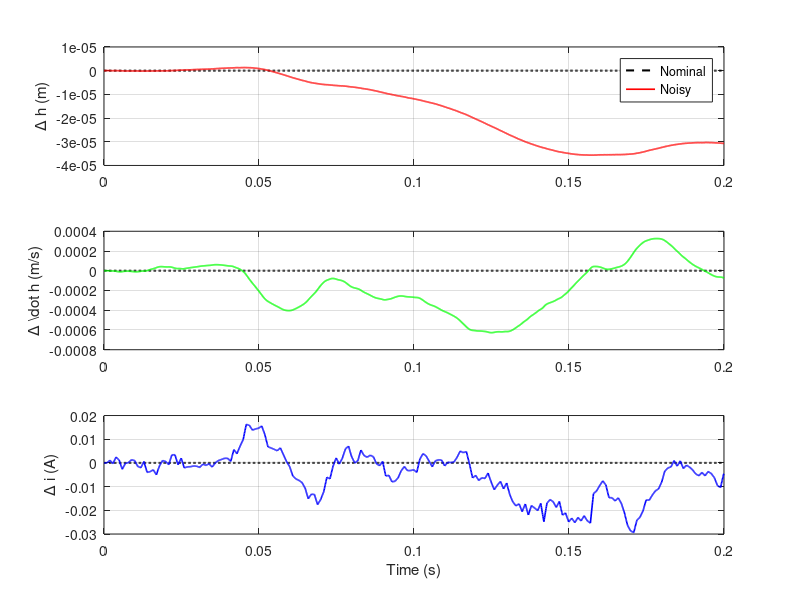

Write MATLAB code to recreate this figure. (Note: this script raises an error after producing the figure.)
clc;
clear all;

%% System definition
A = [0 1 0; 980 0 -2.8; 0 0 -100];
B = [0; 0; 100];
C = [1 0 0];
D = 0;

sysc = ss(A,B,C,D);

%% Discrete feedback gains for different Ts
K = {[-324.9310  -10.3901   -0.2265], ...
     [-359.1578  -11.4832   -0.1351], ...
     [-397.8860  -12.7199   -0.0296]};

Ts = [0.001 0.005 0.01];   % sampling periods

%% Noise parameters
sigma_w = 1e-4;   % state noise
sigma_v = 1e-3;   % output noise

%% Simulation parameters
Tf = 0.2;          % final time
dt = 1e-4;         % integration step
t = 0:dt:Tf;
n = length(t);

%% Nominal response (no noise, for comparison)
x_nom = zeros(3,n);
u_nom = zeros(1,n);
u_step = 0;  % no external input, just feedback

for k = 1:n-1
    u_nom(k) = 0; % open-loop response (could also include feedback if desired)
    x_nom(:,k+1) = x_nom(:,k) + dt*(A*x_nom(:,k) + B*u_nom(k));
end

%% Simulation loop for each Ts
for i = 1:3
    Ts_i = Ts(i);
    Kd = K{i};
    
    x = zeros(3,n);      % states
    u = zeros(1,n);      % control input
    k_sample = 1;        % last sampled index
    
    for k = 1:n-1
        % Sample controller at discrete times
       if mod(k, round(Ts_i/dt)) == 0
    % Use full noisy state for state-feedback
    x_noisy = x(:,k) + sigma_w*randn(3,1);  % add process noise here
    u(k) = -Kd * x_noisy;                   % correct dimensions
    k_sample = k;
     else
    u(k) = u(k_sample);                       % hold last control
        end
        
        % State noise
        w = sigma_w*randn(3,1);
        
        % Euler integration
        x(:,k+1) = x(:,k) + dt*(A*x(:,k) + B*u(k) + w);
    end
    
    %% Plotting
    figure('Name',['Noisy response, Ts = ', num2str(Ts_i),' s']);
    
    subplot(3,1,1)
    plot(t, x_nom(1,:), 'k--', 'LineWidth',1.5); hold on;
    plot(t, x(1,:), 'r', 'LineWidth',1.2);
    grid on;
    ylabel('\Delta h (m)');
    legend('Nominal','Noisy');
    
    subplot(3,1,2)
    plot(t, x_nom(2,:), 'k--', 'LineWidth',1.5); hold on;
    plot(t, x(2,:), 'g', 'LineWidth',1.2);
    grid on;
    ylabel('\Delta \dot h (m/s)');
    
    subplot(3,1,3)
    plot(t, x_nom(3,:), 'k--', 'LineWidth',1.5); hold on;
    plot(t, x(3,:), 'b', 'LineWidth',1.2);
    grid on;
    xlabel('Time (s)');
    ylabel('\Delta i (A)');
    
    sgtitle(['Noisy continuous response with discrete gain, Ts = ', num2str(Ts_i),' s']);
end
